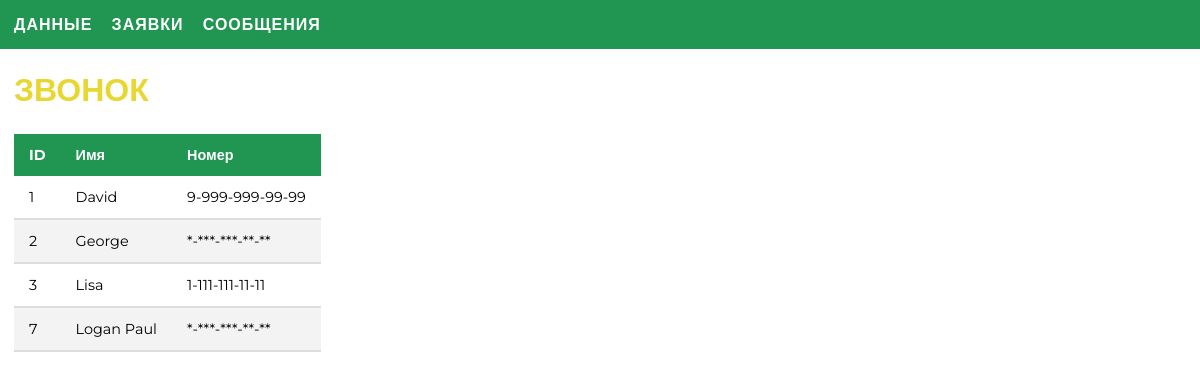
The page /admin/page_requests.php on the database its author committed.
### tables this page shows
CREATE TABLE `numbers` (
  `id` int(11) NOT NULL,
  `name` varchar(100) NOT NULL,
  `number` varchar(100) NOT NULL
);

### php/queries.php (called while the page is built, shortened)
<?php
$query = 'SELECT * FROM `numbers`';
$result = mysqli_query($conn, $query);
$numbers = mysqli_fetch_all($result, MYSQLI_ASSOC);

### admin/page_requests.php (the view, shortened to what this page needs)
<?php
require('../php/connect.php');
require('../php/queries.php');
?>
<?php include('../inc/head.php'); ?>
<link rel="stylesheet" type="text/css" href="../styles/style__admin.css">
</head>
<body>
    <?php include('inc/header.php') ?>
    <main>
        <div class="container">
            <div class="call">
                <div class="top caption">
                    <h1 class="caption__title">Звонок</h1>
                </div>
                <div class="about__table table">
                    <div class="thead">
                        <div class="tr">
                            <span class="th">ID</span>
                            <span class="th">Имя</span>
                            <span class="th">Номер</span>
                        </div>
                    </div>
                    <div class="tbody">
                        <?php foreach ($numbers as $key => $number) : ?>
                            <div class="tr">
                                <span class="td"><?php echo $number['id'] ?></span>
                                <span class="td"><?php echo $number['name'] ?></span>
                                <span class="td"><?php echo $number['number'] ?></span>
                            </div>
                        <?php endforeach ?>
                    </div>
                </div>
            </div>
        </div>
    </main>
</body>
</html>

### styles/style__admin.css (style rules this page uses)
body { margin: 0; font-family: 'Montserrat', sans-serif; }
* { box-sizing: border-box; }
.container { width: 1172px; margin: 0 auto; }
.caption__title { font-size: 2em; text-transform: uppercase; color: #E9D731; }
.table { border-collapse: collapse; margin: 25px 0; font-size: 0.9em; }
div.table { display: table; }
div.thead { display: table-header-group; }
div.tbody { display: table-row-group; }
form.tr, div.tr { display:table-row; }
span.td, span.th { display:table-cell; }
.table span.td, .table span.th { padding: 12px 15px; }
.table div.thead div.tr { background-color: #219653; color: white; text-align: left; font-weight: bold; }
.table div.tbody .tr { border-bottom: 2px solid #dddddd; }
.table div.tbody .tr:nth-of-type(even) { background-color: #f3f3f3; }

### rows shown on the page
numbers: id "1", name "David", number "9-999-999-99-99"
numbers: id "2", name "George", number "*-***-***-**-**"
numbers: id "3", name "Lisa", number "1-111-111-11-11"
numbers: id "7", name "Logan Paul", number "*-***-***-**-**"
